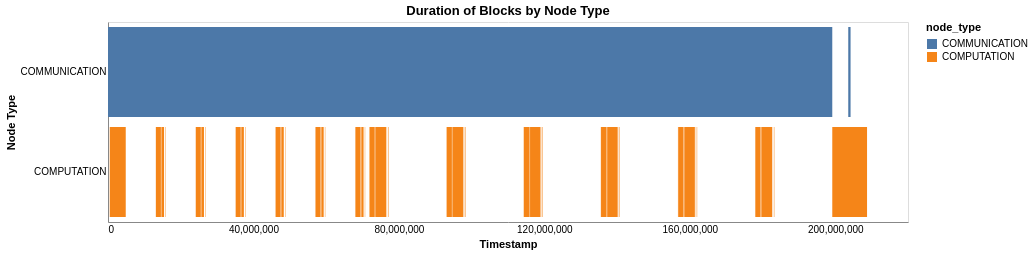
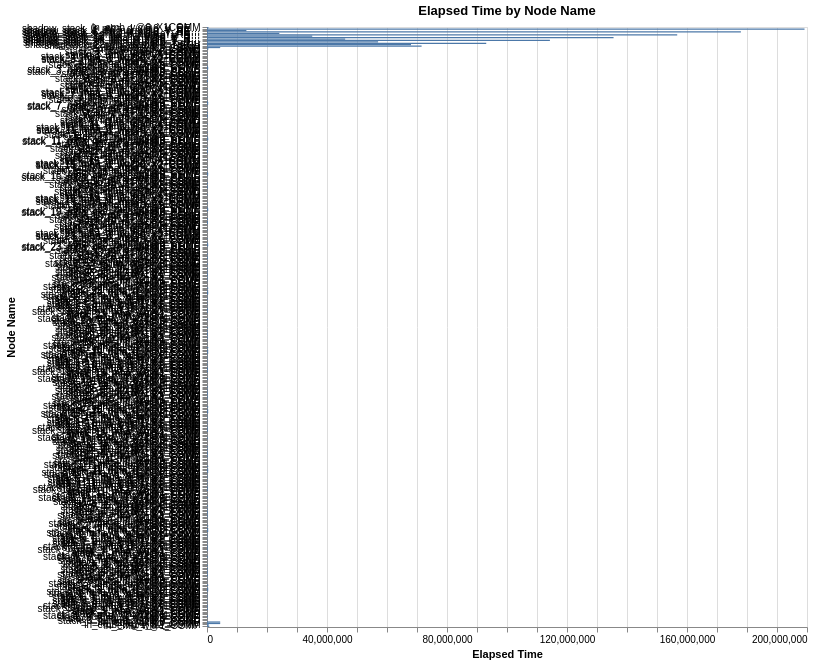

Here is the notebook cell these charts were saved with, in order:
### Markdown cell above
# GPT 3 1300M 2D Torus

### Code cell
df = pd.read_csv("results/GPT_3_1300M/2D_Torus/trace_1_8_2_4_0.csv")
df = get_timings_df(df)
plot_one_npu(df, 0)

### Figure 1 — Vega-Lite specification as saved in the notebook (floating-point values rounded to 4 significant figures)
{"config": {"view": {"continuousWidth": 300, "continuousHeight": 300}, "axis": {"grid": false, "ticks": false}}, "data": {"name": "data-205f16fc7723922c87aeff7498847af8"}, "mark": {"type": "bar"}, "encoding": {"color": {"field": "node_type", "type": "nominal"}, "x": {"field": "start", "title": "Timestamp", "type": "quantitative"}, "x2": {"field": "end"}, "y": {"field": "node_type", "title": "Node Type", "type": "nominal"}}, "height": 200, "params": [{"name": "param_137", "select": {"type": "interval", "encodings": ["x", "y"]}, "bind": "scales"}], "title": "Duration of Blocks by Node Type", "width": 800, "$schema": "https://vega.github.io/schema/vega-lite/v5.20.1.json", "datasets": {"data-205f16fc7723922c87aeff7498847af8": [{"start": 0, "end": 0, "node_type": "COMPUTATION"}, {"start": 483368, "end": 4878708, "node_type": "COMPUTATION"}, {"start": 13154491, "end": 14549094, "node_type": "COMPUTATION"}, {"start": 14635606, "end": 14803377, "node_type": "COMPUTATION"}, {"start": 14826985, "end": 15414187, "node_type": "COMPUTATION"}, {"start": 15748043, "end": 15852900, "node_type": "COMPUTATION"}, {"start": 24128683, "end": 25523286, "node_type": "COMPUTATION"}, {"start": 25609798, "end": 25777569, "node_type": "COMPUTATION"}, {"start": 25801177, "end": 26388379, "node_type": "COMPUTATION"}, {"start": 26722235, "end": 26827092, "node_type": "COMPUTATION"}, {"start": 35102875, "end": 36497478, "node_type": "COMPUTATION"}, {"start": 36583990, "end": 36751761, "node_type": "COMPUTATION"}, {"start": 36775369, "end": 37362571, "node_type": "COMPUTATION"}, {"start": 37696427, "end": 37801284, "node_type": "COMPUTATION"}, {"start": 46077067, "end": 47471670, "node_type": "COMPUTATION"}, {"start": 47558182, "end": 47725953, "node_type": "COMPUTATION"}, {"start": 47749561, "end": 48336763, "node_type": "COMPUTATION"}, {"start": 48670619, "end": 48775476, "node_type": "COMPUTATION"}, {"start": 57051259, "end": 58445862, "node_type": "COMPUTATION"}, {"start": 58532374, "end": 58700145, "node_type": "COMPUTATION"}, {"start": 58723753, "end": 59310955, "node_type": "COMPUTATION"}, {"start": 59644811, "end": 59749668, "node_type": "COMPUTATION"}, {"start": 68025451, "end": 69420054, "node_type": "COMPUTATION"}, {"start": 69506566, "end": 69674337, "node_type": "COMPUTATION"}, {"start": 69697945, "end": 70285147, "node_type": "COMPUTATION"}, {"start": 70619003, "end": 70723860, "node_type": "COMPUTATION"}, {"start": 71858792, "end": 71900735, "node_type": "COMPUTATION"}, {"start": 71924343, "end": 73350405, "node_type": "COMPUTATION"}, {"start": 73432603, "end": 73600374, "node_type": "COMPUTATION"}, {"start": 73623982, "end": 76507559, "node_type": "COMPUTATION"}, {"start": 76682442, "end": 76745356, "node_type": "COMPUTATION"}, {"start": 77016298, "end": 77142126, "node_type": "COMPUTATION"}, {"start": 93078252, "end": 93120195, "node_type": "COMPUTATION"}, {"start": 93143803, "end": 94569865, "node_type": "COMPUTATION"}, {"start": 94652063, "end": 94819834, "node_type": "COMPUTATION"}, {"start": 94843442, "end": 97727019, "node_type": "COMPUTATION"}, {"start": 97901902, "end": 97964816, "node_type": "COMPUTATION"}, {"start": 98235758, "end": 98361586, "node_type": "COMPUTATION"}, {"start": 114297712, "end": 114339655, "node_type": "COMPUTATION"}, {"start": 114363263, "end": 115789325, "node_type": "COMPUTATION"}, {"start": 115871523, "end": 116039294, "node_type": "COMPUTATION"}, {"start": 116062902, "end": 118946479, "node_type": "COMPUTATION"}, {"start": 119121362, "end": 119184276, "node_type": "COMPUTATION"}, {"start": 119455218, "end": 119581046, "node_type": "COMPUTATION"}, {"start": 135517172, "end": 135559115, "node_type": "COMPUTATION"}, {"start": 135582723, "end": 137008785, "node_type": "COMPUTATION"}, {"start": 137090983, "end": 137258754, "node_type": "COMPUTATION"}, {"start": 137282362, "end": 140165939, "node_type": "COMPUTATION"}, {"start": 140340822, "end": 140403736, "node_type": "COMPUTATION"}, {"start": 140674678, "end": 140800506, "node_type": "COMPUTATION"}, {"start": 156736632, "end": 156778575, "node_type": "COMPUTATION"}, {"start": 156802183, "end": 158228245, "node_type": "COMPUTATION"}, {"start": 158310443, "end": 158478214, "node_type": "COMPUTATION"}, {"start": 158501822, "end": 161385399, "node_type": "COMPUTATION"}, {"start": 161560282, "end": 161623196, "node_type": "COMPUTATION"}, {"start": 161894138, "end": 162019966, "node_type": "COMPUTATION"}, {"start": 177956092, "end": 177998035, "node_type": "COMPUTATION"}, {"start": 178021643, "end": 179447705, "node_type": "COMPUTATION"}, {"start": 179529903, "end": 179697674, "node_type": "COMPUTATION"}, {"start": 179721282, "end": 182604859, "node_type": "COMPUTATION"}, {"start": 182779742, "end": 182842656, "node_type": "COMPUTATION"}, {"start": 183113598, "end": 183239426, "node_type": "COMPUTATION"}, {"start": 199175552, "end": 208738179, "node_type": "COMPUTATION"}, {"start": 0, "end": 199175552, "node_type": "COMMUNICATION"}, {"start": 203570892, "end": 204204620, "node_type": "COMMUNICATION"}]}}

### Figure 2 — Vega-Lite specification as saved in the notebook (floating-point values rounded to 4 significant figures; data arrays with more than 128 entries replaced by an {"elided": "..."} marker saying what was removed)
{"config": {"view": {"continuousWidth": 300, "continuousHeight": 300}, "axis": {"labelFontSize": 10}}, "data": {"name": "data-70844fe97fe06f75f4d2940f449e121a"}, "mark": {"type": "bar"}, "encoding": {"tooltip": [{"field": "node_name", "type": "nominal"}, {"field": "elapsed_time", "type": "quantitative"}, {"field": "tick_issue", "type": "quantitative"}], "x": {"field": "elapsed_time", "title": "Elapsed Time", "type": "quantitative"}, "y": {"field": "node_name", "sort": {"field": "tick_issue", "order": "ascending"}, "title": "Node Name", "type": "nominal"}}, "height": 600, "params": [{"name": "param_138", "select": {"type": "interval", "encodings": ["x", "y"]}, "bind": "scales"}], "title": "Elapsed Time by Node Name", "width": 600, "$schema": "https://vega.github.io/schema/vega-lite/v5.20.1.json", "datasets": {"data-70844fe97fe06f75f4d2940f449e121a": {"elided": "424 records"}}}
